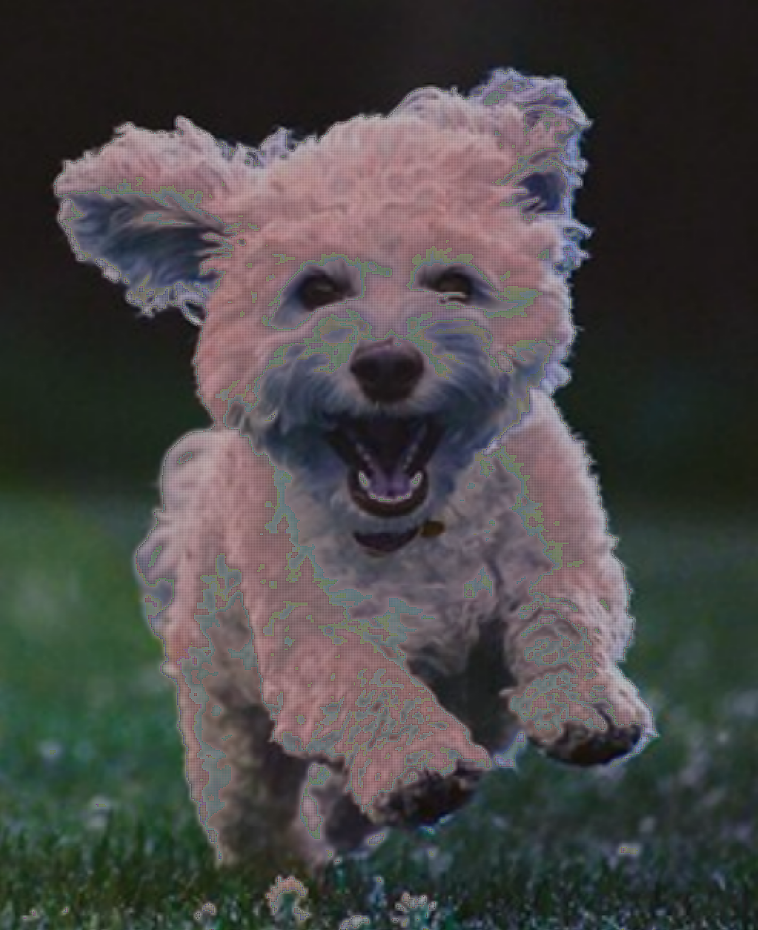
#> input picture Practica 9/interpolacion.png, 758 x 930 px, shrunk from 987 x 1211 before the run
$ python ejercicio1.py interpolacion.png pixel_replication.png
#> lines starting #> are read from the running program, lines starting #| are printed output that depends on the picture
import sys
#import cv2 as cv
import cv2
import numpy as np
import math
from matplotlib import pyplot as plt

def TranslateW(img, x, y):
	h, w = img.shape[:2]
	A = np.identity(2)
	B = [[x],[y]]
	M = np.concatenate((A, B), axis=1)
	img_out = cv2.warpAffine(img, M, (w, h))
	return img_out

def ScaleW(img, x, y):
	h, w = img.shape[:2]
	A = np.float32([[x,0],[0,y]])
	B = [[0],[0]]
	M = np.concatenate((A, B), axis=1)
	img_out = cv2.warpAffine(img, M, (w, h))
	return img_out

def RotationW(img, angle):
    h, w = img.shape[:2]
    img_c = (w / 2, h / 2)
    M = cv2.getRotationMatrix2D(img_c, angle, 1)
    rad = math.radians(angle)
    sin = math.sin(rad)
    cos = math.cos(rad)
    b_w = int((h * abs(sin)) + (w * abs(cos)))
    b_h = int((h * abs(cos)) + (w * abs(sin)))
    M[0, 2] += ((b_w / 2) - img_c[0])
    M[1, 2] += ((b_h / 2) - img_c[1])
    img_out = cv2.warpAffine(img, M, (b_w, b_h))
    return img_out

def shearW(img, x, y):
	h, w = img.shape[:2]
	ix = math.tan(x * math.pi / 180)
	iy = math.tan(y * math.pi / 180)
	M = np.float32([[1,ix,0],[iy,1,0]])
	img_out = cv2.warpAffine(img, M, (w+256, h+256))
	return img_out

if __name__ == "__main__":
	filename = sys.argv[1]
	#c = int(sys.argv[2])
	# Leer imagen
	img = cv2.imread(filename)
#> img is the input picture: shape (930, 758, 3); mean B, G, R 69.6, 70.2, 71.7
	heigth = img.shape[0]
#> heigth = 930
	width = img.shape[1]
#> width = 758

	img_out = np.zeros((heigth, width, 3),np.uint8)

	img_outT = TranslateW(img, 70, 70)
#> in TranslateW, `img_out = cv2.warpAffine(img, M, (w, h))`:
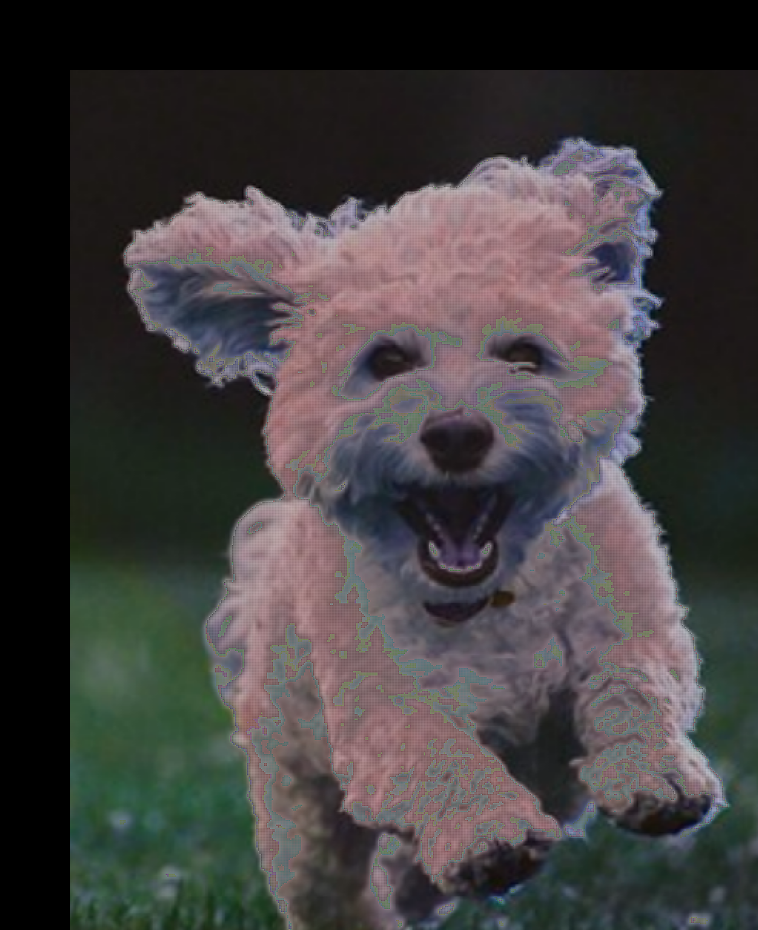
#> img_out: shape (930, 758, 3); mean B, G, R 62.8, 62.5, 65.4
	cv2.imwrite('resultado_1T.png', img_outT)
	cv2.imshow('resultado_1T.png', img_outT)
	cv2.waitKey(0)

	img_outSc = ScaleW(img, 0.7, 0.8)
#> in ScaleW, `img_out = cv2.warpAffine(img, M, (w, h))`:
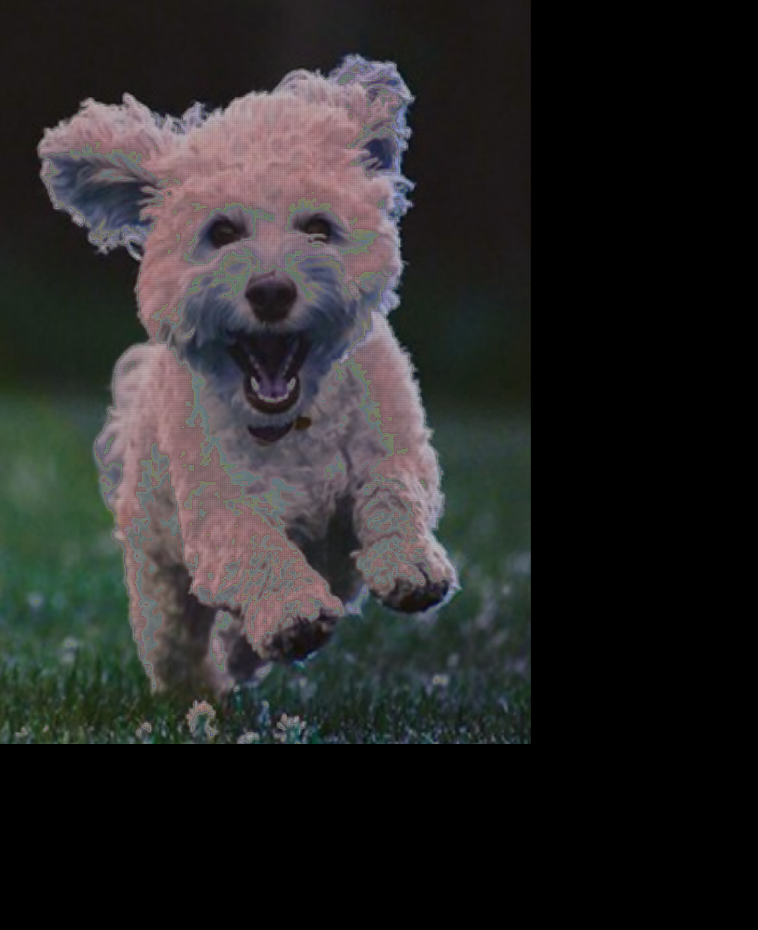
#> img_out: shape (930, 758, 3); mean B, G, R 39, 39.4, 40.2
	cv2.imwrite('resultado_1Sc.png', img_outSc)
	cv2.imshow('resultado_1Sc.png', img_outSc)
	cv2.waitKey(0)

	img_outR = RotationW(img, 45)
#> in RotationW, `img_out = cv2.warpAffine(img, M, (b_w, b_h))`:
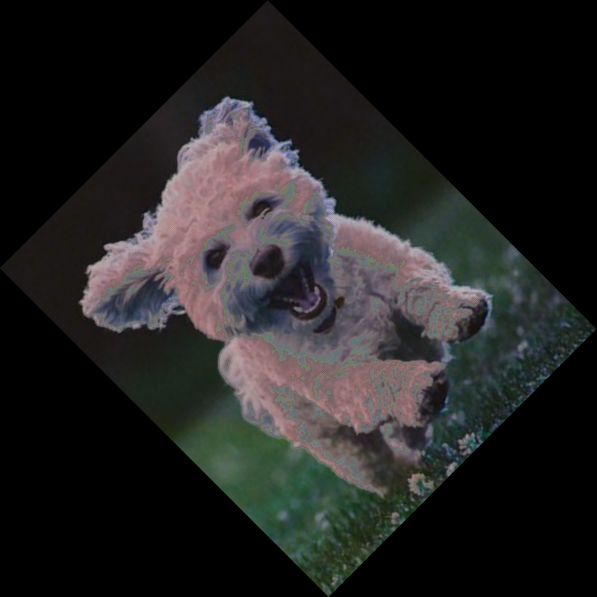
#> img_out: shape (1193, 1193, 3) (shown at 1/2 size); mean B, G, R 34.5, 34.8, 35.5
	cv2.imwrite('resultado_1R.png', img_outR)
	cv2.imshow('resultado_1R.png', img_outR)
	cv2.waitKey(0)

	img_outSh = shearW(img, 20, 15)
#> in shearW, `img_out = cv2.warpAffine(img, M, (w+256, h+256))`:
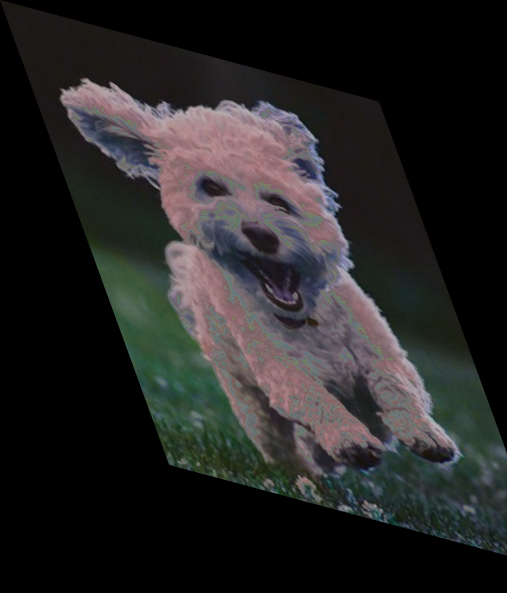
#> img_out: shape (1186, 1014, 3) (shown at 1/2 size); mean B, G, R 36.5, 36.8, 37.7
	cv2.imwrite('resultado_1Sh.png', img_outSh)
	cv2.imshow('resultado_1Sh.png', img_outSh)
	cv2.waitKey(0)

	#cv2.imshow('1',nueva_imagen)
	cv2.destroyAllWindows()
	cv2.waitKey(1)
	exit()
#> (the program exits here)
